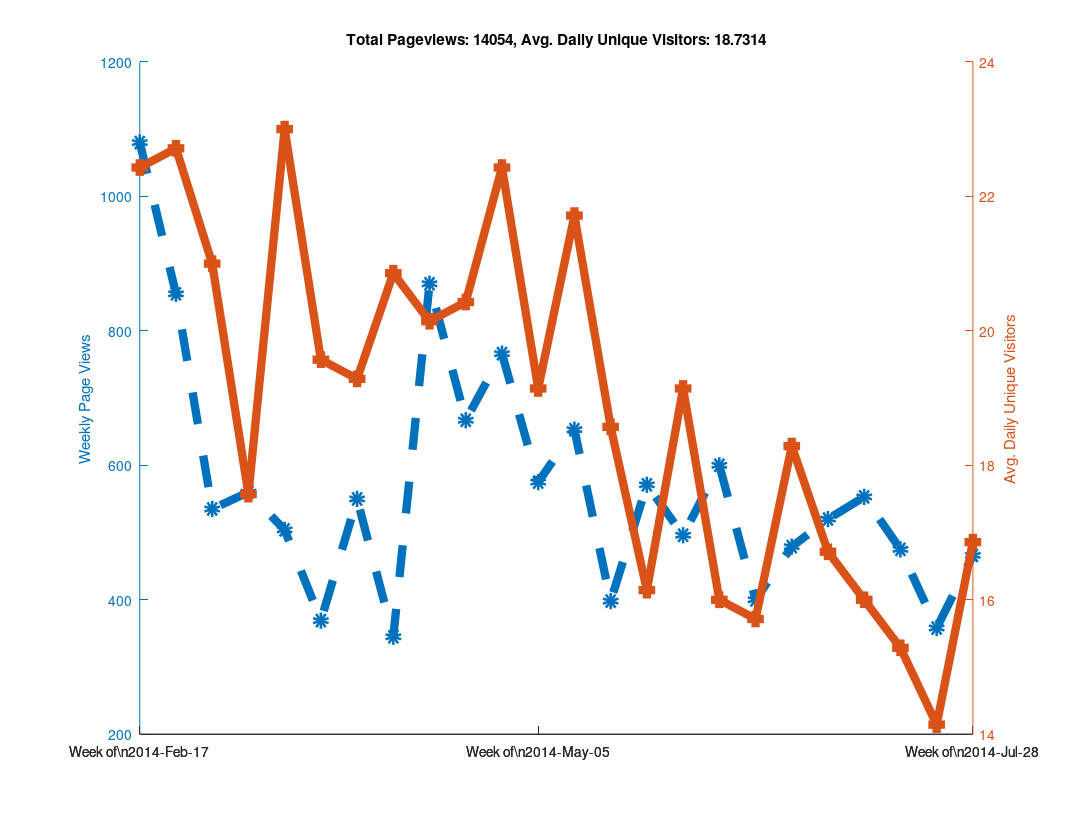

This chart was generated by the following MATLAB code:
clear all

% Github has a "traffic" page now, but it doesn't seem like you can
% put in an arbitrary date range?  When I looked at it, it showed the
% numbers of unique visitors and views for the last two weeks only...
% So as long as I check back at least once every two weeks I can keep
% a record of it?  Great...

% https://github.com/libMesh/libmesh/graphs/traffic

% Date, Views, Unique Visitors
data = {
    '2014-Feb-17', 274, 25
    '2014-Feb-18', 145, 30
    '2014-Feb-19', 129, 27
    '2014-Feb-20', 202, 24
    '2014-Feb-21', 240, 22
    '2014-Feb-22', 62,  17
    '2014-Feb-23', 28,  12
    '2014-Feb-24', 217, 19
    '2014-Feb-25', 90,  25
    '2014-Feb-26', 189, 36
    '2014-Feb-27', 112, 26
    '2014-Feb-28', 81,  20
    '2014-Mar-01', 113, 17
    '2014-Mar-02', 53,  16
    '2014-Mar-03', 41,  21
    '2014-Mar-04', 144, 35
    '2014-Mar-05', 51,  20
    '2014-Mar-06', 157, 25
    '2014-Mar-07', 50,  22
    '2014-Mar-08', 50,  11
    '2014-Mar-09', 42,  13
    '2014-Mar-10', 61,  16
    '2014-Mar-11', 27,  16
    '2014-Mar-12', 111, 20
    '2014-Mar-13', 66,  20
    '2014-Mar-14', 223, 25
    '2014-Mar-15', 46,   9
    '2014-Mar-16', 26,  17
    '2014-Mar-17', 80,  29
    '2014-Mar-18', 59,  30
    '2014-Mar-19', 85,  31
    '2014-Mar-20', 122, 18
    '2014-Mar-21', 61,  21
    '2014-Mar-22', 33,  18
    '2014-Mar-23', 64,  14
    '2014-Mar-24', 95,  24
    '2014-Mar-25', 75,  28
    '2014-Mar-26', 49,  18
    '2014-Mar-27', 57,  24
    '2014-Mar-28', 33,  16
    '2014-Mar-29', 41,  16
    '2014-Mar-30', 19,  11
    '2014-Mar-31', 52,  12
    '2014-Apr-01', 120, 21
    '2014-Apr-02', 68,  23
    '2014-Apr-03', 98,  28
    '2014-Apr-04', 77,  21
    '2014-Apr-05', 80,  15
    '2014-Apr-06', 55,  15
    '2014-Apr-07', 71,  31
    '2014-Apr-08', 84,  26
    '2014-Apr-09', 33,  18
    '2014-Apr-10', 32,  16
    '2014-Apr-11', 51,  20
    '2014-Apr-12', 25,  15
    '2014-Apr-13', 49,  20
    '2014-Apr-14', 120, 23
    '2014-Apr-15', 191, 27
    '2014-Apr-16', 219, 24
    '2014-Apr-17', 216, 30
    '2014-Apr-18', 63,  19
    '2014-Apr-19', 36,  11
    '2014-Apr-20', 25,   7
    '2014-Apr-21', 115, 24
    '2014-Apr-22', 128, 31
    '2014-Apr-23', 87,  25
    '2014-Apr-24', 108, 23
    '2014-Apr-25', 111, 20
    '2014-Apr-26', 89,   9
    '2014-Apr-27', 29,  11
    '2014-Apr-28', 177, 28
    '2014-Apr-29', 170, 27
    '2014-Apr-30', 183, 28
    '2014-May-01', 97,  25
    '2014-May-02', 64,  23
    '2014-May-03', 43,  12
    '2014-May-04', 32,  14
    '2014-May-05', 125, 28
    '2014-May-06', 68,  24
    '2014-May-07', 68,  19
    '2014-May-08', 114, 14
    '2014-May-09', 47,  20
    '2014-May-10', 139, 20
    '2014-May-11', 14,   9
    '2014-May-12', 90,  27
    '2014-May-13', 92,  22
    '2014-May-14', 197, 32
    '2014-May-15', 140, 26
    '2014-May-16', 59,  20
    '2014-May-17', 21,  9
    '2014-May-18', 54,  16
    '2014-May-19', 117, 28
    '2014-May-20', 47,  18
    '2014-May-21', 55,  19
    '2014-May-22', 77,  26
    '2014-May-23', 28,  12
    '2014-May-24', 38,  13
    '2014-May-25', 36,  14
    '2014-May-26', 44,  13
    '2014-May-27', 166, 24
    '2014-May-28', 139, 20
    '2014-May-29', 67,  25
    '2014-May-30', 73,  11
    '2014-May-31', 60,  9
    '2014-Jun-01', 22,  11
    '2014-Jun-02', 87,  18
    '2014-Jun-03', 103, 31
    '2014-Jun-04', 105, 27
    '2014-Jun-05', 74,  22
    '2014-Jun-06', 55,  16
    '2014-Jun-07', 53,  15
    '2014-Jun-08', 19,  5
    '2014-Jun-09', 91,  14
    '2014-Jun-10', 136, 19
    '2014-Jun-11', 104, 27
    '2014-Jun-12', 195, 22
    '2014-Jun-13', 51,  18
    '2014-Jun-14', 4,   4
    '2014-Jun-15', 19,  8
    '2014-Jun-16', 86,  19
    '2014-Jun-17', 60,  20
    '2014-Jun-18', 115, 25
    '2014-Jun-19', 73,  20
    '2014-Jun-20', 24,  12
    '2014-Jun-21', 12,  4
    '2014-Jun-22', 30,  10
    '2014-Jun-23', 106, 23
    '2014-Jun-24', 51,  16
    '2014-Jun-25', 115, 25
    '2014-Jun-26', 77,  24
    '2014-Jun-27', 91,  24
    '2014-Jun-28', 30,  9
    '2014-Jun-29', 9,   7
    '2014-Jun-30', 80,  25
    '2014-Jul-01', 118, 17
    '2014-Jul-02', 124, 18
    '2014-Jul-03', 103, 22
    '2014-Jul-04', 33,  11
    '2014-Jul-05', 37,  13
    '2014-Jul-06', 25,  11
    '2014-Jul-07', 147, 27
    '2014-Jul-08', 123, 14
    '2014-Jul-09', 75,  24
    '2014-Jul-10', 68,  16
    '2014-Jul-11', 103, 22
    '2014-Jul-12', 21,  6
    '2014-Jul-13', 16,  3
    '2014-Jul-14', 103, 24
    '2014-Jul-15', 86,  16
    '2014-Jul-16', 90,  20
    '2014-Jul-17', 92,  18
    '2014-Jul-18', 70,  17
    '2014-Jul-19', 27,  8
    '2014-Jul-20',  7,  4
    '2014-Jul-21', 66,  19
    '2014-Jul-22', 63,  16
    '2014-Jul-23', 56,  14
    '2014-Jul-24', 110, 19
    '2014-Jul-25', 27,  14
    '2014-Jul-26', 9,   8
    '2014-Jul-27', 27,  9
    '2014-Jul-28', 73,  23
    '2014-Jul-29', 136, 22
    '2014-Jul-30', 25,  14
    '2014-Jul-31', 113, 29
    '2014-Aug-01', 68,  20
    '2014-Aug-02', 34,  5
    '2014-Aug-03', 17,  5
    '2014-Aug-04', 28,  17
    '2014-Aug-05', 66,  15
    '2014-Aug-06', 62,  24
    '2014-Aug-07', 123, 17
    '2014-Aug-08', 92,  19
    '2014-Aug-09', 29,  9
    '2014-Aug-10', 9,   5
    };

% length works like you would expect it to for cell arrays.
N=length(data);

% A cell array of strings holding just the dates
dates = {data{:,1}};

% Note the extra square brackets!  This seems to be required (at least
% in Octave) to catch the output of data{:,2} as an array.
views = [data{:,2}];
visitors = [data{:,3}];



% 1.) Make daily plot - You can do this, but it gets a bit hard to read

%% % Can't plot string data automatically?
%% x=linspace(1,N,N);
%%
%% % Only way to set linestyles with plotyy is after the fact, apparently.
%% % plotyy returns the axis handle first, followed by the two plot handles.
%% clf;
%% hold on;
%% [haxis, h1, h2] = plotyy(x, views, x, visitors);
%%
%% % Label the axes
%% ylabel (haxis(1), 'Daily Page Views');
%% ylabel (haxis(2), 'Daily Unique Visitors');
%%
%% % Totaling unique visitors doesn't really mean much...
%% title (['Total Pageviews: ', num2str(sum(views)), ', Avg. Daily Unique Visitors: ', num2str(mean(visitors))]);
%%
%% % Make thick lines - this looks better in PDF
%% set([h1, h2], 'linewidth', 6);
%%
%% % Turn on markers
%% set(h1, 'marker', 'o');
%% set(h2, 'marker', 's');
%%
%% % Set marker size
%% set([h1, h2], 'markersize', 6);
%%
%% % Make dashed line?  Aquaterm doesn't seem to properly display this, but it
%% % does work in the PDF!
%% set(h1, 'linestyle', '--');
%%
%% % Set the xticks and labels so that it shows dates instead of numbers.
%% xticksat = [1 length(x)];
%% set(haxis, 'xtick', xticksat);
%%
%% for i=1:length(xticksat)
%%   xtlabels{i} = data{xticksat(i), 1};
%% end
%% set(haxis, 'xticklabel', xtlabels);
%%
%% % Print to PDF
%% set (gcf, "paperposition", [0.25, 0.25, 10.75, 8.25]);
%% set (gcf, "papersize", [11, 8.5]);
%% set (gcf, "paperorientation", 'landscape');
%%
%% % Make a PDF of this plot.
%% print('-dpdf', 'github_traffic.pdf', '-FHelvetica:20');



% 2.) Make weekly plot - the data is naturally week-periodic
week_indexes = 1:7:N;

% Get total views and average unique viewers for each week
week_views = [];
week_visitors = [];
  for i=1:length(week_indexes)-1
  start = week_indexes(i);
  stop = week_indexes(i+1) - 1;
  week_views(end+1) = sum(views(start:stop));
  week_visitors(end+1) = mean(visitors(start:stop));
end

clf;
hold on;

x=linspace(1, length(week_views), length(week_views));
[haxis, h1, h2] = plotyy(x, week_views, x, week_visitors);

% Label the axes
ylabel (haxis(1), 'Weekly Page Views');
ylabel (haxis(2), 'Avg. Daily Unique Visitors');

% Totaling unique visitors doesn't really mean much...
title (['Total Pageviews: ', num2str(sum(views)), ', Avg. Daily Unique Visitors: ', num2str(mean(visitors))]);

% Make thick lines - this looks better in PDF
set([h1, h2], 'linewidth', 6);

% Turn on markers
set(h1, 'marker', 'o');
set(h2, 'marker', 's');

% Set marker size
set([h1, h2], 'markersize', 6);

% Make dashed line?  Aquaterm doesn't seem to properly display this, but it
% does work in the PDF!
set(h1, 'linestyle', '--');

% Set the xticks and labels so that it shows dates instead of numbers.
xticksat = [1 ceil(length(x)/2) length(x)];
set(haxis, 'xtick', xticksat);

for i=1:length(xticksat)
  xtlabels{i} = ['Week of\n', data{week_indexes(xticksat(i)), 1}];
end
set(haxis, 'xticklabel', xtlabels);

% Print to PDF
set (gcf, "papersize", [11, 8.5]);
set (gcf, "paperorientation", 'landscape');

% I was using these paper settings in older versions of Octave, but
% they changed in 3.8.0
is_380 = strcmp(version(), '3.8.0');

if (!is_380)
  set (gcf, "paperposition", [0.25, 0.25, 10.75, 8.25]);
else
  % In Octave 3.8.0, the default paperposition is [0.25000, 2.50000, 8.00000, 6.00000],
  % the third number makes the plot taller instead of wider!
  set (gcf, "paperposition", [0.25, 0.25, 8.0, 10.5]);
end

% Make a PDF of this plot.
print('-dpdf', 'weekly_github_traffic.pdf', '-FHelvetica:20');



% 3.) Make monthly plot - not enough data to be interesting yet...

%% month_intervals = {'2014-Feb-17', '2014-Mar-17', '2014-Apr-17'};
%%
%% % Numerical indexes of the month intervals
%% month_indexes = [];
%%
%% for i=1:length(month_intervals)
%%   % Calling 'strcmp' on a cell array of strings returns an array of 0s
%%   % and 1s, then 'find' returns the non-zero index.  The 'end' keyword
%%   % is used to append to the array.
%%   month_indexes(end+1) = find(strcmp(month_intervals{i}, dates));
%% end
%%
%% % Get total views and average unique viewers for each month
%% month_views = [];
%% month_visitors = [];
%%   for i=1:length(month_indexes)-1
%%   start = month_indexes(i);
%%   stop = month_indexes(i+1) - 1;
%%   month_views(end+1) = sum(views(start:stop));
%%   month_visitors(end+1) = mean(visitors(start:stop));
%% end
%%
%% clf;
%% hold on;
%% x=linspace(1, length(month_views), length(month_views));
%% [haxis, h1, h2] = plotyy(x, month_views, x, month_visitors);
